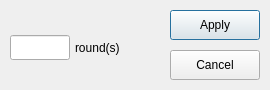
<?xml version="1.0" encoding="UTF-8"?>
<ui version="4.0">
 <class>AmmunitionDialog</class>
 <widget class="QDialog" name="AmmunitionDialog">
  <property name="geometry">
   <rect>
    <x>0</x>
    <y>0</y>
    <width>270</width>
    <height>90</height>
   </rect>
  </property>
  <property name="sizePolicy">
   <sizepolicy hsizetype="Fixed" vsizetype="Fixed">
    <horstretch>0</horstretch>
    <verstretch>0</verstretch>
   </sizepolicy>
  </property>
  <property name="windowTitle">
   <string>Ammunition</string>
  </property>
  <widget class="QPushButton" name="applyButton">
   <property name="geometry">
    <rect>
     <x>170</x>
     <y>10</y>
     <width>90</width>
     <height>30</height>
    </rect>
   </property>
   <property name="text">
    <string>Apply</string>
   </property>
  </widget>
  <widget class="QPushButton" name="cancelButton">
   <property name="geometry">
    <rect>
     <x>170</x>
     <y>50</y>
     <width>90</width>
     <height>30</height>
    </rect>
   </property>
   <property name="text">
    <string>Cancel</string>
   </property>
  </widget>
  <widget class="QLabel" name="ammunitionMeasurementUnit">
   <property name="geometry">
    <rect>
     <x>75</x>
     <y>35</y>
     <width>70</width>
     <height>25</height>
    </rect>
   </property>
   <property name="text">
    <string>round(s)</string>
   </property>
  </widget>
  <widget class="QLineEdit" name="ammunitionInput">
   <property name="geometry">
    <rect>
     <x>10</x>
     <y>35</y>
     <width>60</width>
     <height>25</height>
    </rect>
   </property>
   <property name="text">
    <string/>
   </property>
   <property name="alignment">
    <set>Qt::AlignRight|Qt::AlignTrailing|Qt::AlignVCenter</set>
   </property>
  </widget>
 </widget>
 <resources/>
 <connections/>
</ui>
